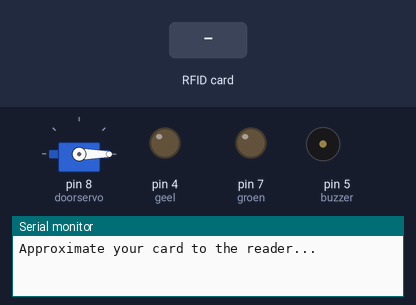
The sketch below on a simulated Arduino Uno, built with avr-gcc and run on an emulated ATmega328P. Parts: servo, output pins drawn as LEDs (lit = HIGH), buzzer (waves = sounding), the last lines printed to the serial monitor. The test bench sets the inputs (shaded band). Pins used as bus, display or sensor lines are not drawn.

Above: at 1.2 s.
1.3 s: RFID card 5E 7A 19 C4 held to the reader
At 1.55 s:
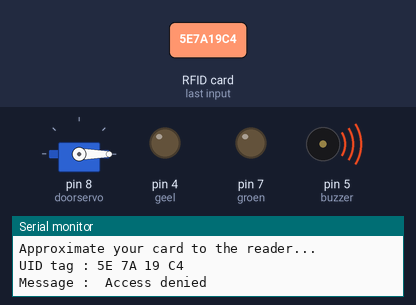
Timing chart, 0 to 6.3 s (numbered marks = the images above; inputs shaded):
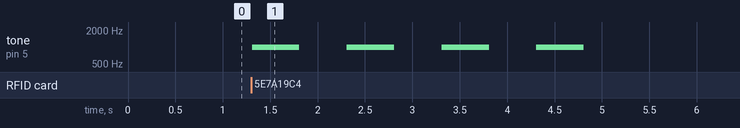

Measured:
- after the input at 1.3 s, tone on pin 5 (buzzer): alternates 1000 Hz for 0.50 s and silent for 0.50 s, 8 changes in all, then stays silent, starting at once

The sketch:

DOOR_V1.ino
```cpp
/*
 *
 * All the resources for this project: https://www.hackster.io/Aritro
 * Modified by Aritro Mukherjee
 *
 *
 */

#include <SPI.h>
#include <MFRC522.h>

#include <Servo.h>

Servo doorservo;

#define SS_PIN 10
#define RST_PIN 9
MFRC522 mfrc522(SS_PIN, RST_PIN);   // Create MFRC522 instance.

int rood = 9;
int groen = 7;
int geel = 4;
const int buzzer = 5;


void setup()
{
  Serial.begin(9600);   // Initiate a serial communication
  SPI.begin();      // Initiate  SPI bus
  mfrc522.PCD_Init();   // Initiate MFRC522
  Serial.println("Approximate your card to the reader...");
  Serial.println();
  doorservo.attach(8);
  doorservo.write(0);
  pinMode(rood, OUTPUT);
  pinMode(groen, OUTPUT);
  pinMode(geel, OUTPUT);
  pinMode(buzzer, OUTPUT);
  digitalWrite(rood, HIGH);
  digitalWrite(groen, LOW);
  digitalWrite(geel, LOW);

}
void loop()
{
  // Look for new cards
  if ( ! mfrc522.PICC_IsNewCardPresent())
  {
    return;
  }
  // Select one of the cards
  if ( ! mfrc522.PICC_ReadCardSerial())
  {
    return;
  }
  //Show UID on serial monitor
  Serial.print("UID tag :");
  String content= "";
  byte letter;
  for (byte i = 0; i < mfrc522.uid.size; i++)
  {
     Serial.print(mfrc522.uid.uidByte[i] < 0x10 ? " 0" : " ");
     Serial.print(mfrc522.uid.uidByte[i], HEX);
     content.concat(String(mfrc522.uid.uidByte[i] < 0x10 ? " 0" : " "));
     content.concat(String(mfrc522.uid.uidByte[i], HEX));
  }
  Serial.println();
  Serial.print("Message : ");
  content.toUpperCase();
  if (content.substring(1) == "3B EE 4D 1B") //change here the UID of the card/cards that you want to give access
  {
    Serial.println("Authorized access");
    Serial.println();
    doorservo.write(90);
    digitalWrite(groen, HIGH);
    digitalWrite(rood, LOW);
    digitalWrite(geel, HIGH);
    tone(buzzer, 1000, 1000);
    delay(1000);
    tone(buzzer, 1500, 1000);
    delay(4000);
    tone(buzzer, 1000, 1000);
    delay(1000);
    tone(buzzer, 500, 1000);
    delay(1000);
    doorservo.write(0);
    digitalWrite(rood, HIGH);
    digitalWrite(groen, LOW);
    delay(4000);
    digitalWrite(geel, LOW);
  }

 else   {
    Serial.println(" Access denied");
    tone(buzzer, 1000, 500);
    delay(1000);
    tone(buzzer, 1000, 500);
    delay(1000);
    tone(buzzer, 1000, 500);
    delay(1000);
    tone(buzzer, 1000, 500);
    delay(3000);
    doorservo.write(0);
  }
}
```
